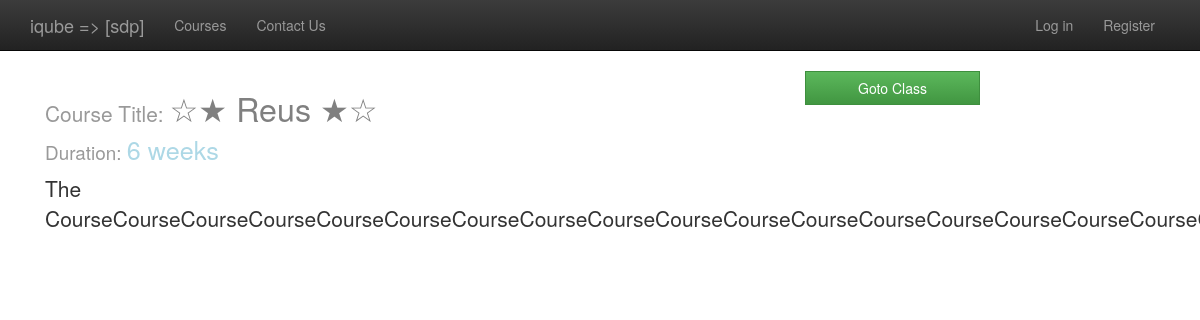
/courses/1, run on an earlier commit of the app's database.
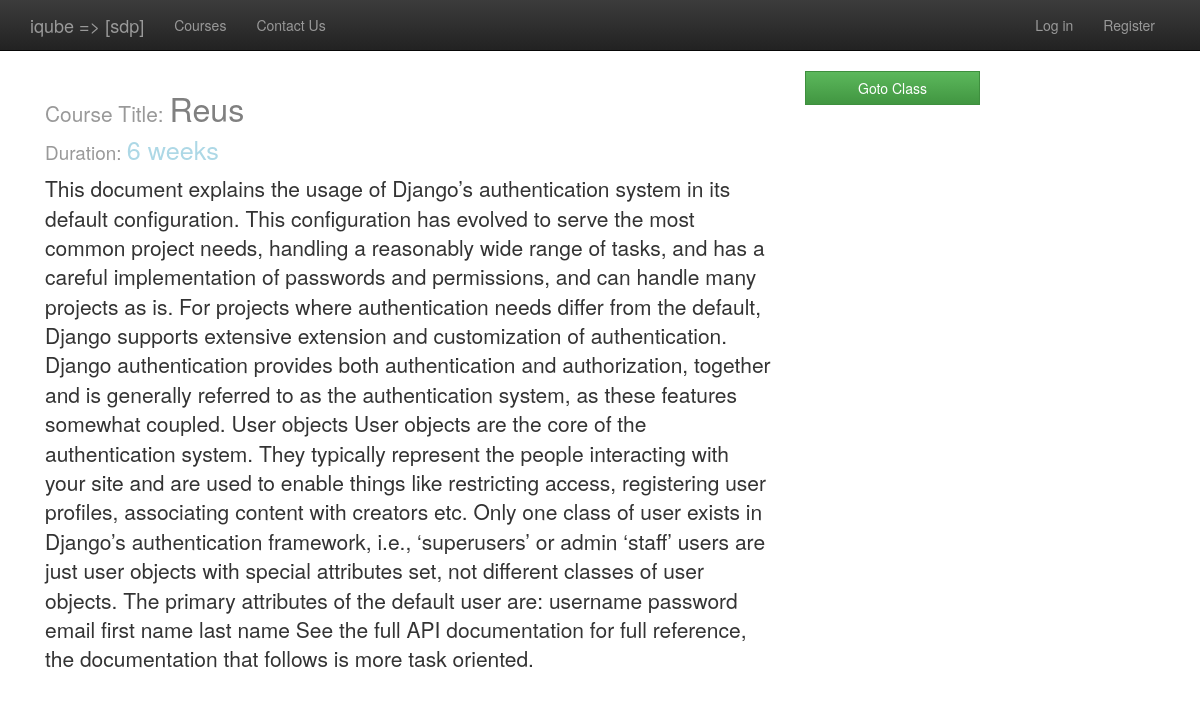
And on a later commit of the database.
### operations/models.py (models this page shows, shortened)
class Course(models.Model):
    name = models.CharField(max_length= 100)
    desc = models.TextField()
    link = models.CharField(max_length= 200)
    testimonial = models.CharField(max_length= 200)
    active = models.BooleanField()
    created_on = models.DateTimeField(auto_now_add=True)
    slug = models.SlugField(unique=True)
    class Meta:
        verbose_name_plural = "Courses"

### courses/views.py (the view)
# urls.py: url(r'^(?P<course_id>\d+)$',courses.views.details, name='course_detail'),
def details(request, course_id):
    context = {
       'course': Course.objects.get(pk=course_id)
    }
    template_path = "courses/details.djhtml"
    return render(request, template_path, context)

### courses/templates/courses/details.djhtml
{% extends 'base.djhtml' %}
{% block content %}
{% if course %}
<div class="container">
	<div class="col-md-8 col-sm-12">
		<h3 style="font-size: 2.3em; color: grey "><small>Course Title: </small>{{course.name}}</h3>
		<h4 style="font-size: 1.8em; color: lightblue "><small>Duration: </small>6 weeks</h3>
        <p class="lead">{{course.desc}}</p>
    </div>
	<div class="col-md-4 col-sm-12">
		{% if user %}
		  {% if user_has_joined_class %}
		      <a href="/courses/{{course.id}}/register" class="btn btn-default btn-success col-md-6 col-sm-6">Goto Class</a>
		  {% else %}
		      <a href="/courses/{{course.id}}/register" class="btn btn-default btn-success col-md-6 col-sm-6">Goto Class</a>
		  {% endif %}
		{% else %}
	        <a href="/courses/{{course.id}}/register" class="btn btn-default btn-success col-md-6 col-sm-6">register</a>
		{% endif %}
	</div>
</div>
{% else %}
Error Between Keyboard and Chair!!!
{% endif %}
{% endblock %}

What changed in the data, as far as the page shows it:
changed Course: name "☆★ Reus ★☆" → "Reus"; desc "The…" → "This document explains the usage of Django’s authentication system in its default configuration. This configuration has evolved to serve the most common project needs, handling a reasonably wide range of tasks, and has a careful implementation of passwords and permissions, and can handle many projects as is. For projects where authentication needs differ from the default, Django supports extensive extension and customization of authentication. Django authentication provides both authentication and authorization, together and is generally referred to as the authentication system, as these features somewhat coupled. User objects User objects are the core of the authentication system. They…"
